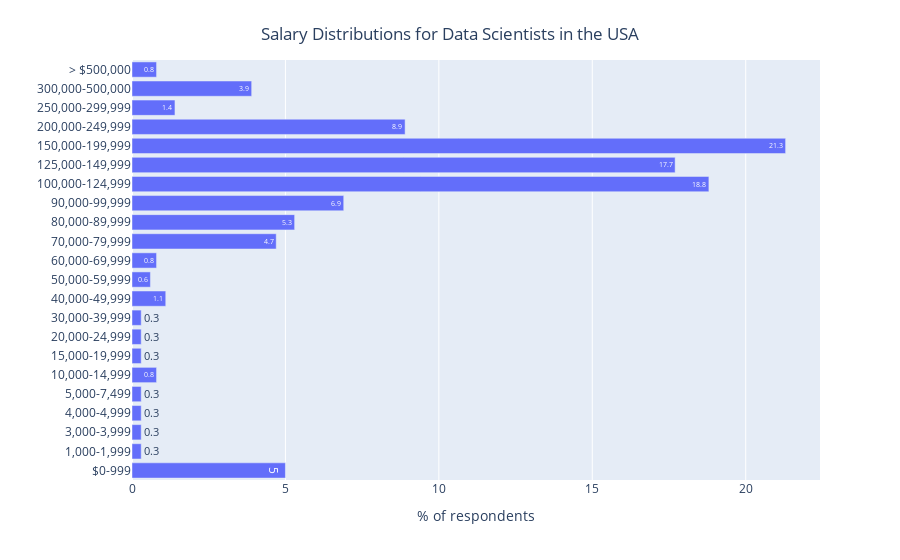

This figure's notebook cell:
### Code cell
question_name = 'Q24'
responses_in_order = ['$0-999',
                        '1,000-1,999',
                        #'2,000-2,999',
                        '3,000-3,999',
                        '4,000-4,999',
                        '5,000-7,499',
                        #'7,500-9,999',
                        '10,000-14,999',
                        '15,000-19,999',
                        '20,000-24,999',
                        #'25,000-29,999',
                        '30,000-39,999',
                        '40,000-49,999',
                        '50,000-59,999',
                        '60,000-69,999',
                        '70,000-79,999',
                        '80,000-89,999',
                        '90,000-99,999',
                        '100,000-124,999',
                        '125,000-149,999',
                        '150,000-199,999',
                        '200,000-249,999',
                        '250,000-299,999',
                        '300,000-500,000',
                        '> $500,000']
unsorted_percentages = count_then_return_percent(responses_df,question_name)[responses_in_order]
title_for_chart = 'Salary Distributions for Data Scientists in the USA'
title_for_y_axis = '% of respondents'
orientation_for_chart = 'h'
  
plotly_bar_chart(response_counts=unsorted_percentages,
                 title=title_for_chart,
                 y_axis_title=title_for_y_axis,
                 orientation=orientation_for_chart)

### Figure 1 — Plotly figure (JSON) as saved in the notebook; plotly's stock layout.template omitted (floating-point values rounded to 4 significant figures)
{"data": [{"alignmentgroup": "True", "hovertemplate": "variable=Q24<br>% of respondents=%{x}<br>=%{y}<br>text=%{text}<extra></extra>", "legendgroup": "Q24", "marker": {"color": "#636efa"}, "name": "Q24", "offsetgroup": "Q24", "orientation": "h", "showlegend": true, "text": [5.0, 0.3, 0.3, 0.3, 0.3, 0.8, 0.3, 0.3, 0.3, 1.1, 0.6, 0.8, 4.7, 5.3, 6.9, 18.8, 17.7, 21.3, 8.9, 1.4, 3.9, 0.8], "textposition": "auto", "type": "bar", "x": [5.0, 0.3, 0.3, 0.3, 0.3, 0.8, 0.3, 0.3, 0.3, 1.1, 0.6, 0.8, 4.7, 5.3, 6.9, 18.8, 17.7, 21.3, 8.9, 1.4, 3.9, 0.8], "xaxis": "x", "y": ["$0-999", "1,000-1,999", "3,000-3,999", "4,000-4,999", "5,000-7,499", "10,000-14,999", "15,000-19,999", "20,000-24,999", "30,000-39,999", "40,000-49,999", "50,000-59,999", "60,000-69,999", "70,000-79,999", "80,000-89,999", "90,000-99,999", "100,000-124,999", "125,000-149,999", "150,000-199,999", "200,000-249,999", "250,000-299,999", "300,000-500,000", "> $500,000"], "yaxis": "y"}], "layout": {"barmode": "relative", "legend": {"title": {"text": "variable"}, "tracegroupgap": 0}, "margin": {"t": 60}, "showlegend": false, "title": {"text": "Salary Distributions for Data Scientists in the USA", "x": 0.5, "y": 0.95}, "xaxis": {"anchor": "y", "domain": [0.0, 1.0], "title": {"text": "% of respondents"}}, "yaxis": {"anchor": "x", "domain": [0.0, 1.0], "title": {"text": ""}}}}
